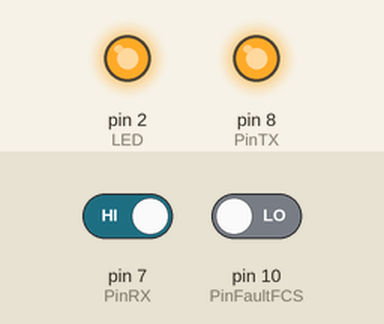
The sketch below on a simulated Arduino Uno, built with avr-gcc and run on an emulated ATmega328P. Parts: output pins drawn as LEDs (lit = HIGH). Inputs (shaded band) come from the test bench; at power-on: pin 7 (PinRX) HIGH, pin 10 (PinFaultFCS) LOW.

Above: at 1.2 s.
1.3 s: pin 7 (PinRX) driven LOW
At 1.9 s:
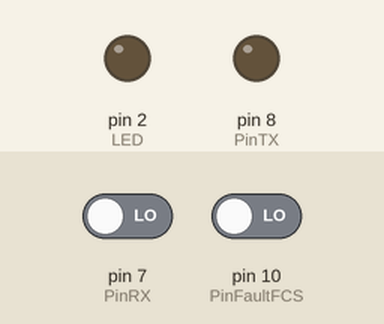
2.8 s: pin 7 (PinRX) driven HIGH
At 4.0 s:
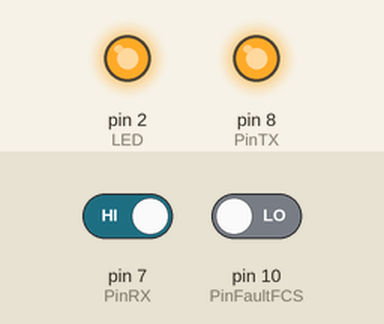
4.3 s: pin 10 (PinFaultFCS) driven HIGH
At 5.3 s:
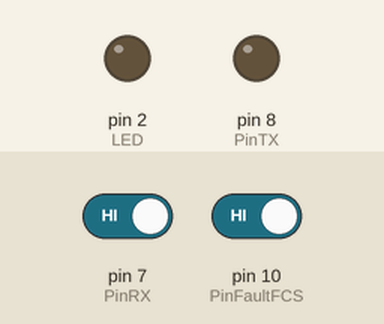
Timing chart, 0 to 7.3 s (numbered marks = the images above; inputs shaded):
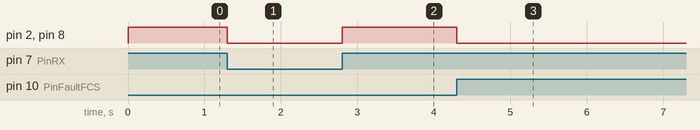

The sketch:

Secundario1.ino
```cpp
// Biblioteca para Serial
#include <SoftwareSerial.h>

char number  = ' ';
int LED = 2;
int PinRX  = 7;
int PinTX  = 8;
int PinFaultFCS = 10;
String readString;
int READ_MASTER;

// Configuração da porta Serial Software (RX, TX)
SoftwareSerial SerialPort(0,1);  // Use pinos 16 (RX) e 17 (TX) para a comunicação

void setup()
{
  //Serial.begin(9600);  // Inicializa a comunicação Serial Software
  SerialPort.begin(9600); // Inicializa a comunicação Serial Software
  pinMode(LED, OUTPUT);
  pinMode(PinRX,INPUT);
  pinMode(PinFaultFCS,INPUT);
  pinMode(PinTX,OUTPUT);
  digitalWrite(LED, LOW);
  digitalWrite(PinTX, LOW);
}
void loop(){

  	if (digitalRead(PinFaultFCS)){
  		READ_MASTER = 0;
    }else{
      	READ_MASTER = digitalRead(PinRX);
    }

  	if (READ_MASTER == 0){
      digitalWrite(LED, LOW);
      digitalWrite(PinTX, LOW);
    }

  	if (READ_MASTER == 1){
      digitalWrite(LED, HIGH);
      digitalWrite(PinTX, HIGH);
    }


  	 //Testar com Fisico.
	 while (SerialPort.available()){
 		//read the input
    	//digitalWrite(LED, HIGH);
      	//delay(1000);
      	//digitalWrite(LED, LOW);
      	//delay(1000);
      	//Serial.println('a');
    	char c =SerialPort.read();
    	readString+=c;
      	//SerialPort.print(readString);

      	if(readString[8] == '0'){
          	digitalWrite(LED, LOW);
      		delay(10);
    		//SerialPort.println(readString);
			//if (readString =="ON"){
        	//	digitalWrite(LED, HIGH);
        	//}
			//readString=" ";
    }
      	if(readString[8] == '1'){
          	digitalWrite(LED, HIGH);
      		delay(10);
    		//SerialPort.println(readString);
			//if (readString =="ON"){
        	//	digitalWrite(LED, HIGH);
        	//}
			readString=" ";
    }


    }

}
```

Measured:
- after the input at 1.3 s, pin 2 (LED), pin 8 (PinTX): HIGH → LOW at once
- after the input at 2.8 s, pin 2 (LED), pin 8 (PinTX): LOW → HIGH at once
- after the input at 4.3 s, pin 2 (LED), pin 8 (PinTX): HIGH → LOW at once
